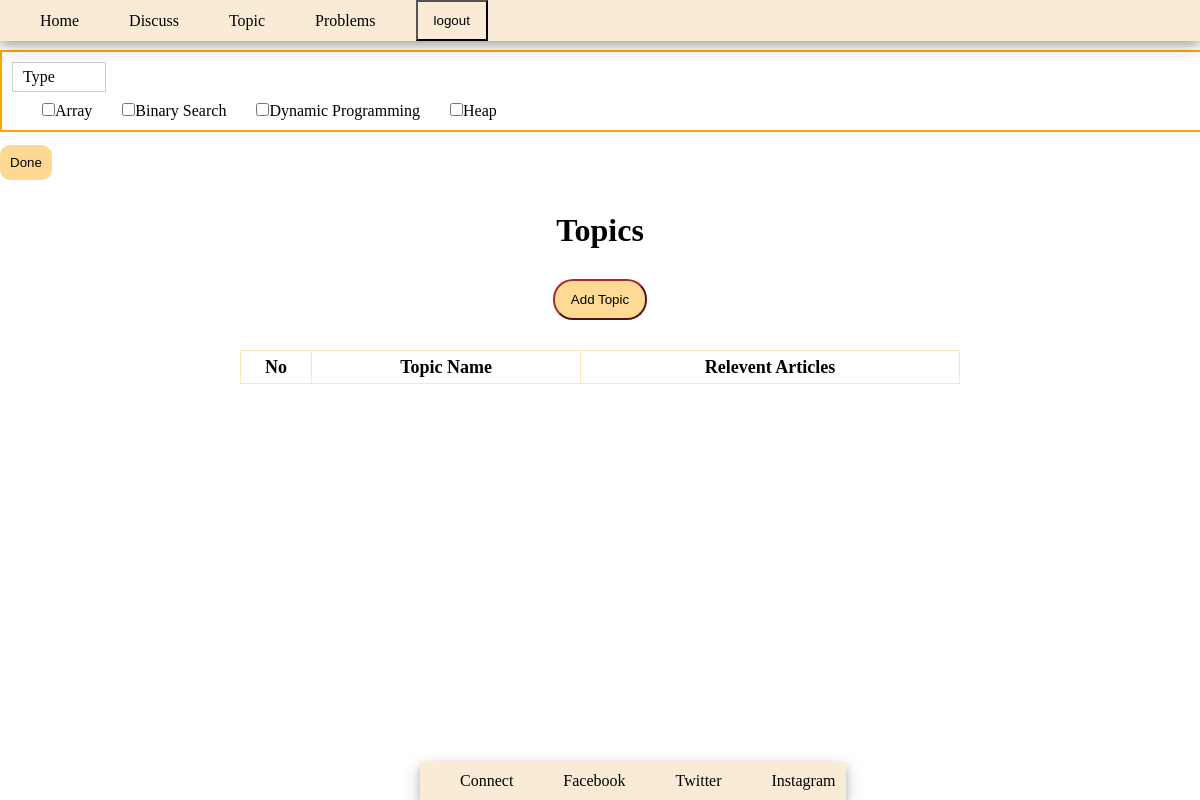
Page /tfilter/ on the committed database.
### chat/models.py (models this page shows)
class Sources(models.Model):
    id = models.AutoField(primary_key=True)
    topic = models.CharField(max_length=30)
    link = models.URLField(max_length=200)

### chat/views.py (the view, shortened to what this page needs)
# urls.py: path('tfilter/',views.tfilter,name='tfilter'),
def tfilter(request):
    mydata = Sources.objects.all().values()
    mydata1 = Sources.objects.values('topic').distinct()
    k=1
    d = []
    if(k==1):
        data = {
            'mydata': d,
            'mydata1': mydata1
        }
        return render(request,"topics.html",data)
    data = {
        'mydata': mydata,
        'mydata1': mydata1
    }
    return render(request,"topics.html",data)

### templates/topics.html (shortened to what this page needs)
<!DOCTYPE html>
<html lang="en">
<head>
</head>
<body>
     <div class = "mynav" id="navbar">
        <ul>
            <li><a href="{% url 'home' %}">Home</a></li>
            <li><a href="{% url 'discuss' %}">Discuss</a></li>
            <li><a href="{% url 'topics' %}">Topic</a></li>
            <li><a href="{% url 'problems' %}">Problems</a></li>
            <li><button class="login-container"><a href="{% url 'logout' %}">logout</a></button></li>
        </ul>
    </div>
      <form action="{% url 'tfilter' %}" method="POST">
     <div id="list2" class="dropdown-check-list" tabindex="100">
                <span class="anchor">Type</span>
                <ul class="items">
                    {% for n in mydata1 %}
                    <li>
                        <input type="checkbox" name="Rate" value="{{ n.topic }}" />{{ n.topic }}
                    </li>
                     {% endfor %}
                </ul>
            </div>
           <button type="submit" class="btn-btn-outline-btn-sub">Done</button>
      </form>
    <div class="problems">
        <div class="problem-heading">
            <h1>Topics</h1>
             <button class="sohail"><a href="{% url 'AddTopic' %}">Add Topic</a></button>
        </div>
        <table class="table table-hover table-dark">
            <thead>
                <tr>
                    <th scope="col">No</th>
                    <th scope="col">Topic Name</th>
                    <th scope="col">Relevent Articles</th>
                </tr>
            </thead>
        </table>
    </div>
    <div class="footer">
        <ul>
            <li><a href="#">Connect</a></li>
            <li><a href="#">Facebook</a></li>
            <li><a href="#">Twitter</a></li>
            <li><a href="#">Instagram</a></li>
        </ul>
    </div>
</body>
</html>

### templates/topics.html (style rules this page uses)
* { margin: 0px; }
.mynav { box-shadow: 0 4px 8px 0 rgba(0, 0, 0, 0.2), 0 6px 20px 0 rgba(0, 0, 0, 0.19); background-color: antiquewhite; position: fixed; z-index: 1; width: 100%; }
.dropdown-check-list { display: inline-block; position: relative; border: 2px solid orange; padding: 10px; width: 100%; margin-top: 50px; }
.dropdown-check-list .anchor, .type, .price { position: relative; cursor: pointer; display: inline-block; padding: 5px 50px 5px 10px; border: 1px solid #ccc; margin-bottom: 10px; }
.btn-btn-outline-btn-sub { color: black; background-color: rgb(255, 217, 147); border:none; border-radius:10px; padding:10px; margin-top:13px; margin-bottom:2px; cursor: pointer; }
a { display: block; padding: 10px; text-decoration: none; color: black; }
.login-container { background-color: antiquewhite; align-items: end; float: right; }
li { display: inline; margin-left: 30px; }
ul { list-style-type: none; display: flex; flex-direction: row; padding: 0; align-items: center; }
table, th, td { border: 1px solid rgb(254, 231, 188); border-collapse: collapse; }
table { width: 60%; height: 80%; text-align: center; margin: auto; z-index: 1; margin-bottom: 60px; }
th { height: 30px; }
th, td, tr { font-size: large; font-family: Georgia, 'Times New Roman', Times, serif; }
.problem-heading { text-align: center; margin-top: 30px; margin-bottom: 30px; }
.footer { box-shadow: 0 4px 8px 0 rgba(0, 0, 0, 0.2), 0 6px 20px 0 rgba(0, 0, 0, 0.19); background-color: antiquewhite; margin-left: 35%; position: fixed; bottom: 0; }
.sohail { background-color: rgb(255, 218, 148); border-radius: 20px; border-color: brown; margin-top: 30px; }

### rows in the picture
Sources: topic "Array"
Sources: topic "Binary Search"
Sources: topic "Dynamic Programming"
Sources: topic "Heap"
